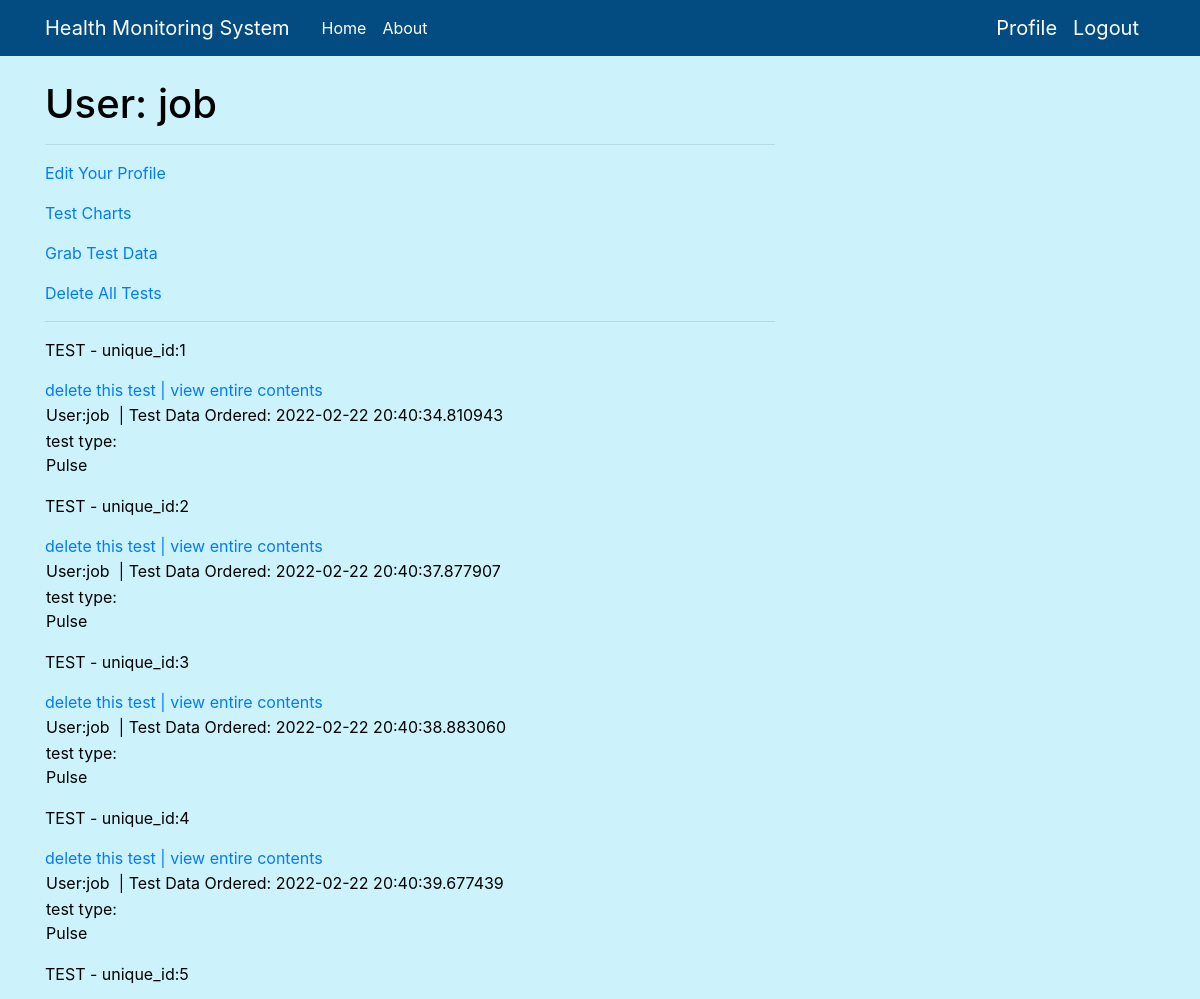
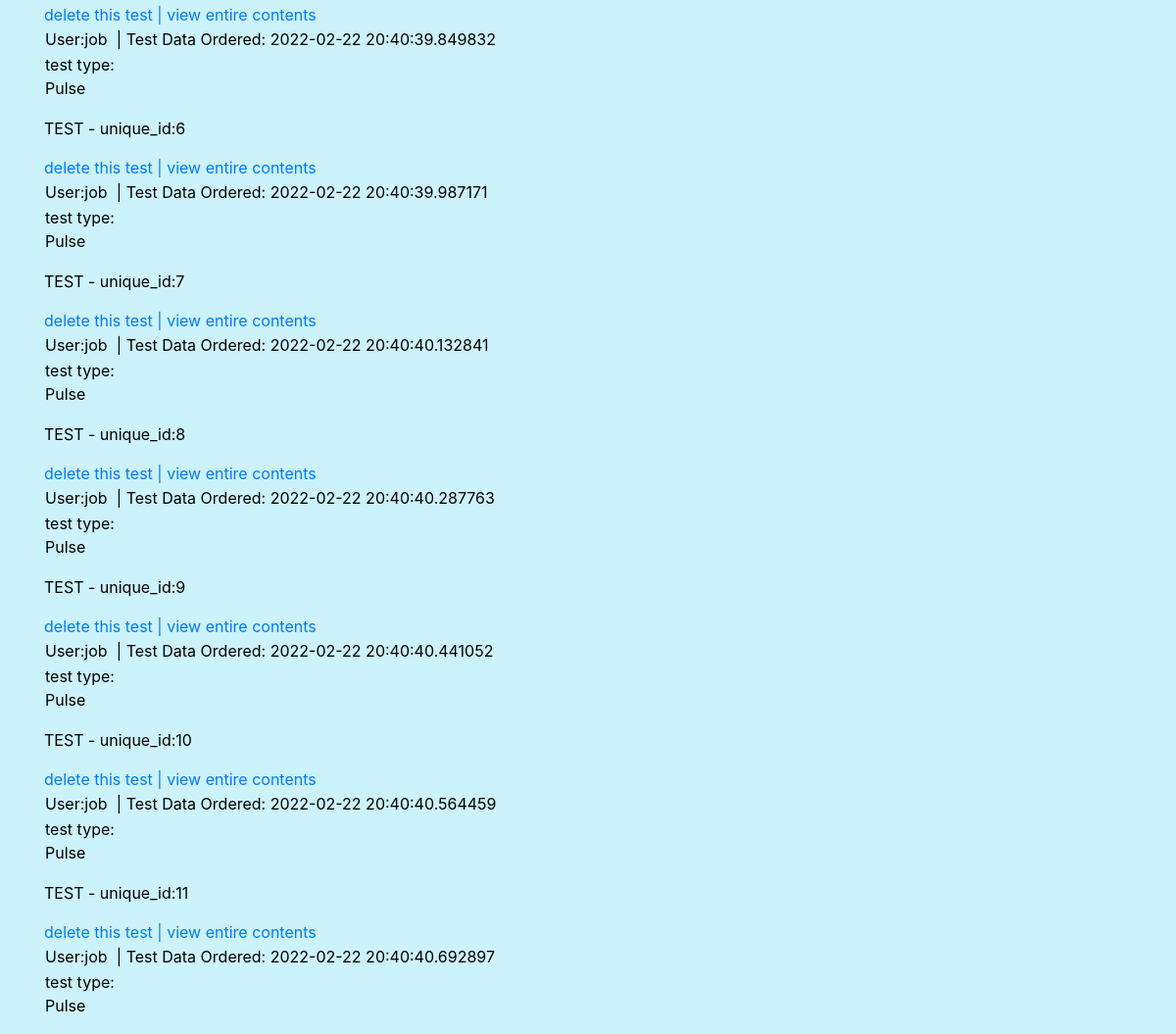
The app's page /user/job (signed in), older data (2 pictures, top to bottom).
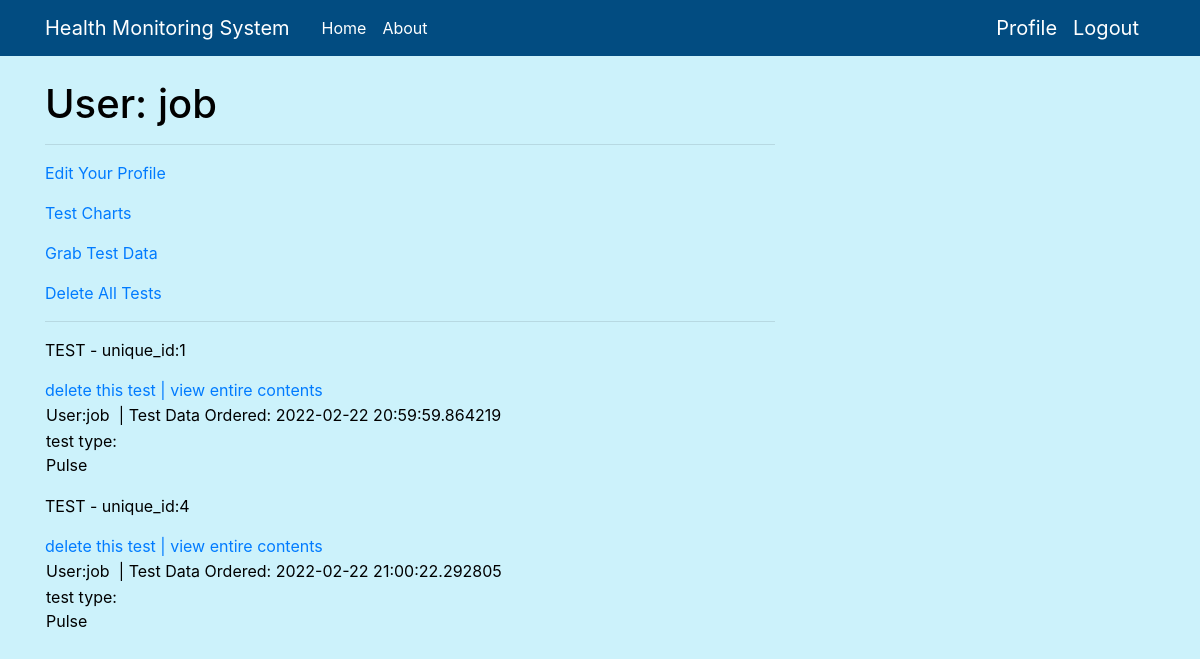
The same page, newer data.
### app.py (models this page shows, shortened)
class Packet(db.Model):
    id = db.Column(db.Integer, primary_key=True)
    body = db.Column(db.String(500))
    timestamp = db.Column(db.DateTime, index=True, default=datetime.utcnow)     # this timestamp represents when the test was ordered
    test_taken = db.Column(db.String(50), index=True, default=None)             # this timestamp represents when the test was taken
    user_id = db.Column(db.Integer, db.ForeignKey('user.id'))
    test_type = db.Column(db.String(150), default=None)

class User(UserMixin, db.Model):
    id = db.Column(db.Integer, primary_key=True)
    username = db.Column(db.String(64), index=True, unique=True)
    email = db.Column(db.String(120), index=True, unique=True)          # email field format is validated
    DOB = db.Column(db.String(6), index=True, unique=True)              # DOB field format is validated
    password_hash = db.Column(db.String(128))
    packets = db.relationship("Packet", backref='author', lazy='dynamic')
    packet_count = db.Column(db.Integer, index=True)                    # TODO: managing the users packet counter
    admin = db.Column(db.Integer, index=True, default=False)

### app.py (the view)
@app.route('/user/<username>')
@login_required
def user(username):
    user = User.query.filter_by(username=username).first_or_404()
    return render_template('user.html', user=user, packets=user.packets.all())

### app.py (called while the page is built)
@login.user_loader
def load_user(id):
    return User.query.get(int(id))

### templates/user.html (shortened to what this page needs)
{% extends "base.html" %}
{% block content %}
    <h1>User: {{ user.username }}</h1>
    <hr>
    {% if user == current_user %}
    <p><a href="{{ url_for('edit_profile') }}">Edit Your Profile</a></p>
    <p><a href="{{ url_for('test_chart', username=current_user.username)}}">Test Charts</a></p>
    <p><a href="{{ url_for('newtest', username=current_user.username) }}">Grab Test Data</a></p>
    <p><a href="{{ url_for('delete_all_tests', username=current_user.username) }}">Delete All Tests</a></p>
    <hr>
    {% for packet in packets %}
    <p>
        {% include '_packet.html' %}
    </p>
    {% endfor %}
    {% endif %}
{% endblock %}

### templates/_packet.html
<table>
        <tr valign="top">
            <p> TEST - unique_id:{{packet.id}} </p>
            <td>User:{{ packet.author.username}}    </td>
            <td> |   Test Data Ordered: {{packet.timestamp}}</td>
        <a href="{{ url_for('deletetest', username=current_user.username, packet_id=packet.id) }}">delete this test  </a>
        <a href="{{ url_for('open_packet', username=current_user.username, packet_id=packet.id) }}">   |  view entire contents</a>
        </tr>
        <td> test type:<br>{{ packet.test_type }} </td>
    </table>

Row changes from the older to the newer data that the page shows:
removed Packet: id "2", author.username "job", timestamp "2022-02-22 20:40:37.877907", test_type "Pulse"
removed Packet: id "3", author.username "job", timestamp "2022-02-22 20:40:38.883060", test_type "Pulse"
no longer on this page (row edited): Packet: id "5", author.username "job", timestamp "2022-02-22 20:40:39.849832", test_type "Pulse"
no longer on this page (row edited): Packet: id "6", author.username "job", timestamp "2022-02-22 20:40:39.987171", test_type "Pulse"
no longer on this page (row edited): Packet: id "7", author.username "job", timestamp "2022-02-22 20:40:40.132841", test_type "Pulse"
no longer on this page (row edited): Packet: id "8", author.username "job", timestamp "2022-02-22 20:40:40.287763", test_type "Pulse"
no longer on this page (row edited): Packet: id "9", author.username "job", timestamp "2022-02-22 20:40:40.441052", test_type "Pulse"
no longer on this page (row edited): Packet: id "10", author.username "job", timestamp "2022-02-22 20:40:40.564459", test_type "Pulse"
no longer on this page (row edited): Packet: id "11", author.username "job", timestamp "2022-02-22 20:40:40.692897", test_type "Pulse"
changed Packet id 1: timestamp "2022-02-22 20:40:34.810943" → "2022-02-22 20:59:59.864219"
changed Packet id 4: timestamp "2022-02-22 20:40:39.677439" → "2022-02-22 21:00:22.292805"
